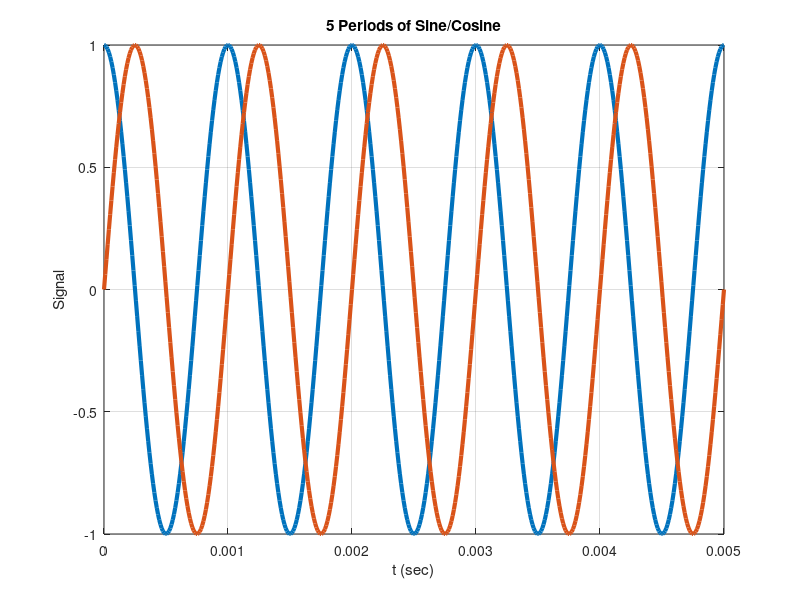

MATLAB code for this plot:
%  Onder Suvak (C) 2021

close all
clear variables
clear classes

N  = 101;
f0 = 1e3;
no_periods = 5;

T = 1 / f0;
t = linspace( ...
    0. , no_periods * T , no_periods * N + 1 );

x = [ cos( 2 * pi * f0 * t ) ; ...
      sin( 2 * pi * f0 * t ) ];

figure;
plot(t , x , 'LineWidth' , 3 )
title ( sprintf( '%d Periods of Sine/Cosine' , no_periods ) )
xlabel( 't (sec)' )
ylabel( 'Signal' )
grid on